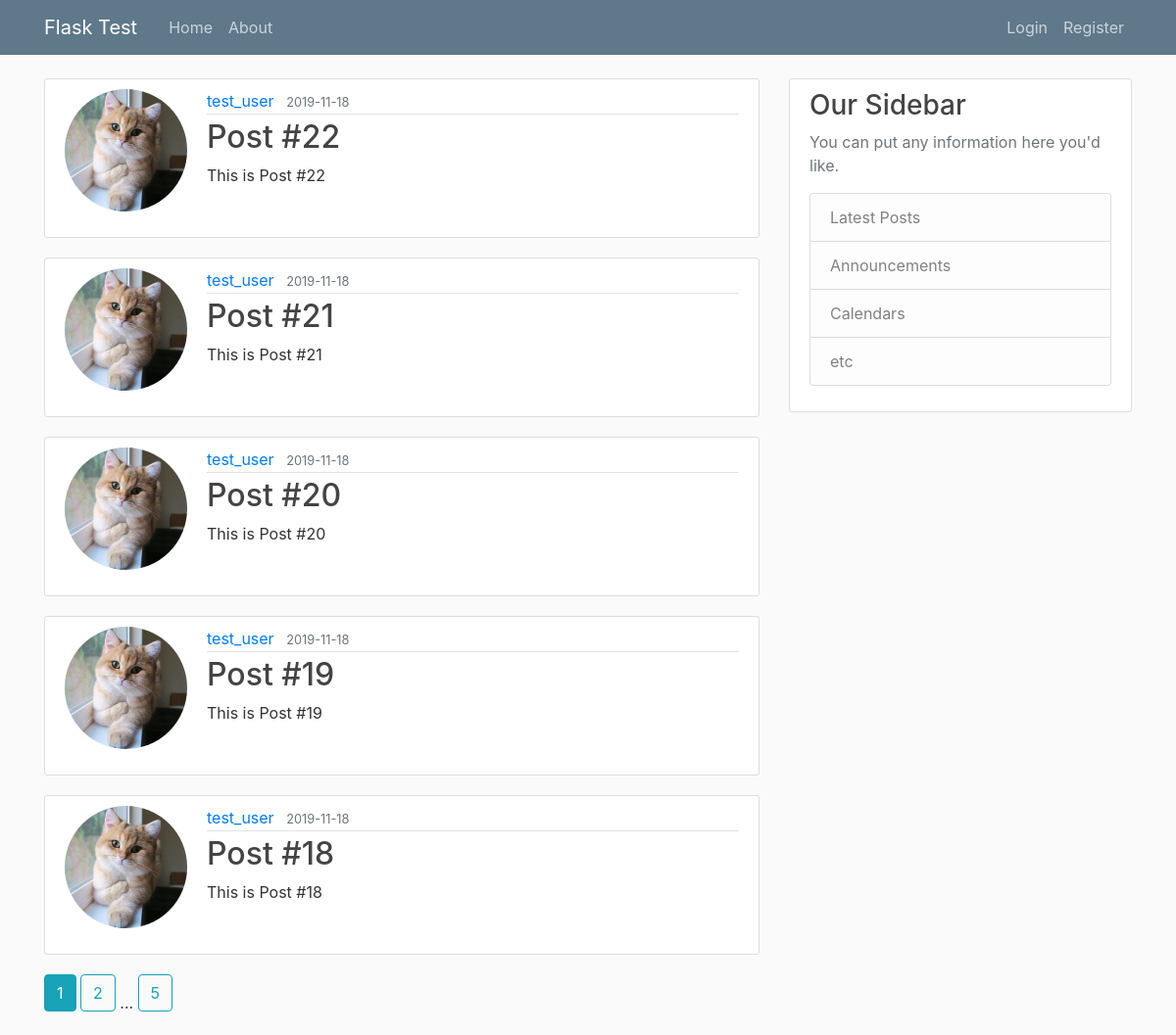
Page /home on the earlier database version.
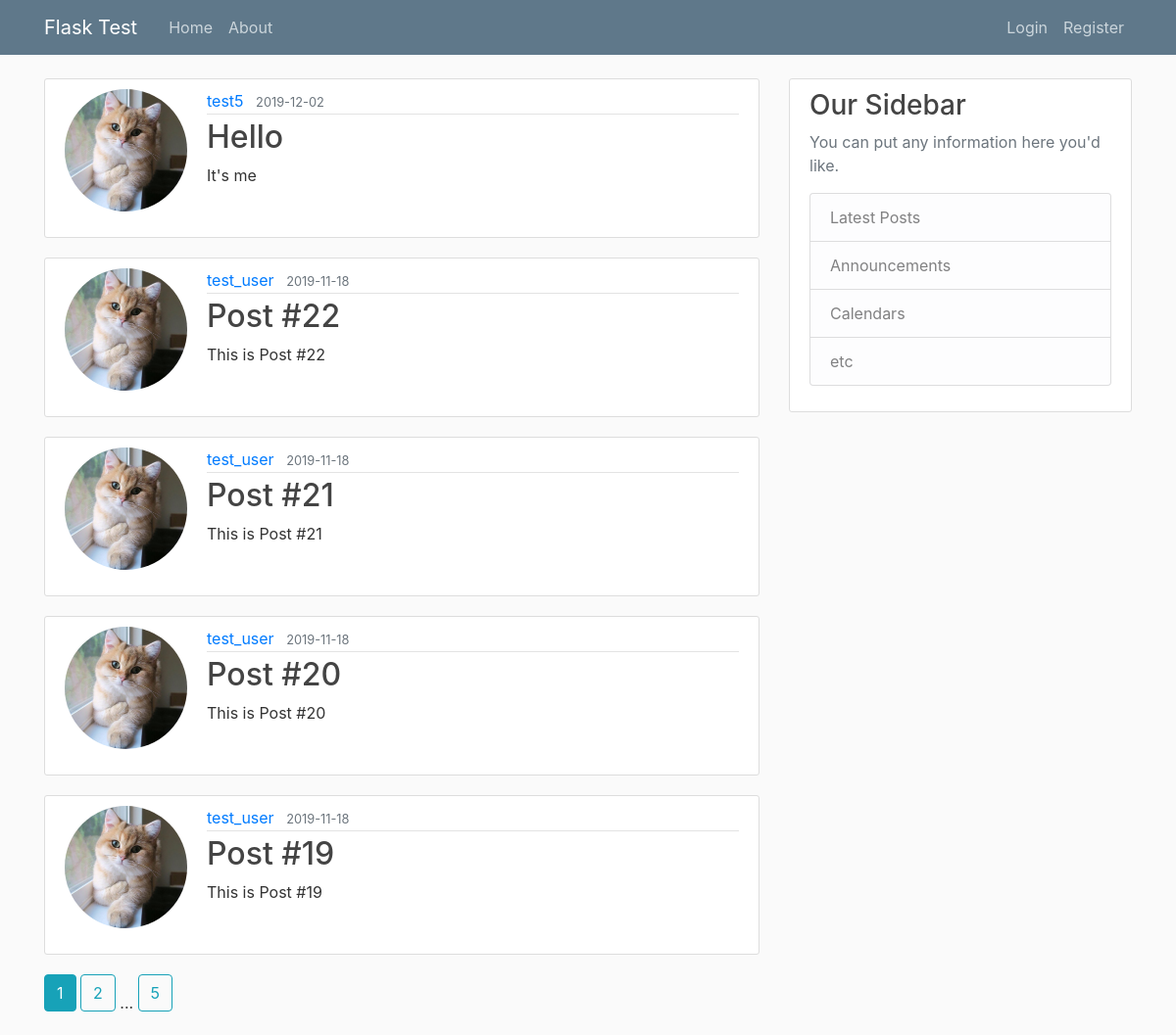
Same page on the later database version.
### flaskblog/models.py (models this page shows, shortened)
class Post(db.Model):
	id = db.Column(db.Integer, primary_key=True)
	title = db.Column(db.String(100), nullable=False)
	date_posted = db.Column(db.DateTime, nullable=False, default=datetime.utcnow)
	content = db.Column(db.Text, nullable=False)
	user_id = db.Column(db.Integer, db.ForeignKey('user.id'), nullable=False)

class User(db.Model, UserMixin):
	id = db.Column(db. Integer, primary_key=True)
	username = db.Column(db.String(20), unique=True, nullable=False)
	email = db.Column(db.String(120), unique=True, nullable=False)
	image_file = db.Column(db.String(20), nullable=False, default='default.jpg')
	password = db.Column(db.String(60), nullable=False)
	posts = db.relationship( 'Post', backref='author', lazy=True)
	about_me = db.Column(db.String(140))
	last_seen = db.Column(db.DateTime, default=datetime.utcnow)
	admin = db.Column(db.Boolean())
	notes = db.Column(db.UnicodeText)
	followed = db.relationship(
        'User', secondary=followers,
        primaryjoin=(followers.c.follower_id == id),
        secondaryjoin=(followers.c.followed_id == id),
        backref=db.backref('followers', lazy='dynamic'), lazy='dynamic')

### flaskblog/routes.py (the view)
@app.route("/")
@app.route("/home")
def home():
	page = request.args.get('page', 1, type=int)
	posts = Post.query.order_by(Post.date_posted.desc()).paginate(page=page, per_page=5)
	return render_template('home.html', posts=posts)

### flaskblog/routes.py (called while the page is built)
@app.before_request
def before_request():
    if current_user.is_authenticated:
        current_user.last_seen = datetime.utcnow()
        db.session.commit()

### flaskblog/templates/home.html
{% extends "layout.html" %}
{% block content %}
    {% for post in posts.items %}
        <article class="media content-section">
          <img class="rounded-circle account-img" src="{{ url_for('static', filename='profile_pics/' + post.author.image_file) }}">
          <div class="media-body">
            <div class="article-metadata">
              <a class="mr-2" href="#">{{ post.author.username }}</a>
              <small class="text-muted">{{ post.date_posted.strftime('%Y-%m-%d') }}</small>
            </div>
            <h2><a class="article-title" href="{{ url_for('post', post_id=post.id) }}">{{ post.title }}</a></h2>
            <p class="article-content">{{ post.content }}</p>
          </div>
        </article>
    {% endfor %}
    {% for page_num in posts.iter_pages(left_edge=1, right_edge=1, left_current=1, right_current=2) %}
      {% if page_num %}
        {% if posts.page == page_num %}
          <a class="btn btn-info mb-4" href="{{ url_for('home', page=page_num) }}">{{ page_num }}</a>
        {% else %}
          <a class="btn btn-outline-info mb-4" href="{{ url_for('home', page=page_num) }}">{{ page_num }}</a>
        {% endif %}
      {% else %}
        ...
      {% endif %}
    {% endfor %}
{% endblock content %}

### flaskblog/templates/layout.html (shortened to what this page needs)
<!DOCTYPE html>
<html>
<head>
    <link rel="stylesheet" href="https://maxcdn.bootstrapcdn.com/bootstrap/4.0.0/css/bootstrap.min.css">
    <link rel="stylesheet" type="text/css" href="{{ url_for('static', filename='main.css') }}">
</head>
<body>
    <header class="site-header">
      <nav class="navbar navbar-expand-md navbar-dark bg-steel fixed-top">
        <div class="container">
          <a class="navbar-brand mr-4" href="/">Flask Test</a>
          <div class="collapse navbar-collapse" id="navbarToggle">
            <div class="navbar-nav mr-auto">
              <a class="nav-item nav-link" href="{{ url_for('home') }}">Home</a>
              <a class="nav-item nav-link" href="{{ url_for('about') }}">About</a>
            </div>
            <div class="navbar-nav">
              {% if current_user.is_authenticated %}
                <a class="nav-item nav-link" href="{{ url_for('new_post') }}">New Post</a>
                <a class="nav-item nav-link" href="{{ url_for('account') }}">Account</a>
                <a class="nav-item nav-link" href="{{ url_for('user', username=current_user.username) }}">Profile</a>
                <a class="nav-item nav-link" href="{{ url_for('home_admin') }}">Admin</a>
                <a class="nav-item nav-link" href="{{ url_for('logout') }}">Logout</a>
              {% else %}
                <a class="nav-item nav-link" href="{{ url_for('login') }}">Login</a>
                <a class="nav-item nav-link" href="{{ url_for('register') }}">Register</a>
              {% endif %}
            </div>
          </div>
        </div>
      </nav>
    </header>
    <main role="main" class="container">
      <div class="row">
        <div class="col-md-8">
          {% block content %}{% endblock %}
        </div>
        <div class="col-md-4">
          <div class="content-section">
            <h3>Our Sidebar</h3>
            <p class='text-muted'>You can put any information here you'd like.
              <ul class="list-group">
                <li class="list-group-item list-group-item-light">Latest Posts</li>
                <li class="list-group-item list-group-item-light">Announcements</li>
                <li class="list-group-item list-group-item-light">Calendars</li>
                <li class="list-group-item list-group-item-light">etc</li>
              </ul>
            </p>
          </div>
        </div>
      </div>
    </main>
</body>
</html>

### flaskblog/static/main.css (style rules this page uses)
body { background: #fafafa; color: #333333; margin-top: 5rem; }
h1, h2, h3, h4, h5, h6 { color: #444444; }
.bg-steel { background-color: #5f788a; }
.site-header .navbar-nav .nav-link { color: #cbd5db; }
.content-section { background: #ffffff; padding: 10px 20px; border: 1px solid #dddddd; border-radius: 3px; margin-bottom: 20px; }
.article-title { color: #444444; }
.article-content { white-space: pre-line; }
.article-metadata { padding-bottom: 1px; margin-bottom: 4px; border-bottom: 1px solid #e3e3e3 }
.account-img { height: 125px; width: 125px; margin-right: 20px; margin-bottom: 16px; }

Differences in the rows shown:
no longer on this page (row unchanged): Post: image_file (placeholder picture), author.username "test_user", date_posted "2019-11-18", title "Post #18", content "This is Post #18"
added Post: image_file (placeholder picture), author.username "test5", date_posted "2019-12-02", title "Hello", content "It's me"
